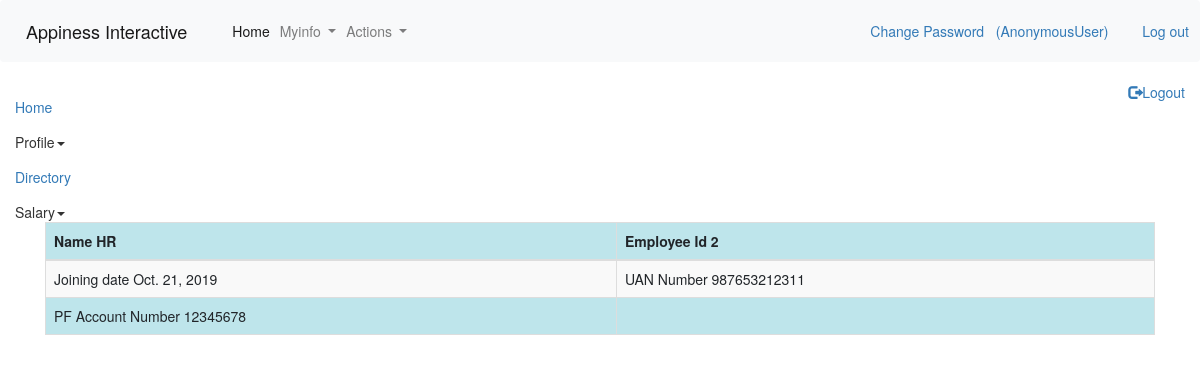
/salary/pay/ (signed in), run on the app's committed database.
### employee/models.py (models this page shows, shortened)
class PFdetails(models.Model):
    user = models.ForeignKey(Employee, on_delete=models.CASCADE)
    pf_join_date = models.DateField()
    pf_scheme = models.CharField(max_length=30)
    uan_number = models.CharField(max_length=12, validators=[RegexValidator(regex='^.{12}$', message='UAN number should be 12 digits', code='nomatch')])
    pf_number = models.CharField(max_length=32)
    esi_number = models.CharField(max_length=20)
    family_pf_number = models.CharField(max_length=32)
    active_flag = models.BooleanField(('active'), default=True)
    created_on = models.DateTimeField(auto_now_add=True)
    modified_on = models.DateTimeField(auto_now=True)
    def __str__(self):
        return self.uan_number

class Employee(models.Model):
    full_name = models.CharField(max_length=40)
    date_of_birth = models.DateField(validators=[past])
    email = models.EmailField(max_length=70, unique=True)
    employee_id = models.CharField(max_length=20, unique=True)
    mobile = models.CharField(max_length=10, validators=[RegexValidator(regex="^[0-9]{10}$", message='Length has to be ten digits and only numbers are allowed', code='nomatch')])
    role = models.CharField(max_length=32, choices=role_type, default='dev')
    reporting_lead = models.CharField(max_length=20)
    password = models.CharField(max_length=40)
    date_of_joining = models.DateField()
    confirmation_date = models.DateField(null=True, blank=True)
    emp_status = models.CharField(max_length=20, choices=emp_type, default='pp')
    blood_group = models.CharField(max_length=30, choices=blood_group_type,null=True, blank=True)
    marital_status = models.CharField(max_length=20,null=True, blank=True, choices=marital)
    pan_card = models.CharField(max_length=10, null=True, blank=True, validators=[RegexValidator(regex='^.{10}$', message='Length has to be 10', code='nomatch')])
    active_flag = models.BooleanField(('active'), default=True)
    created_on = models.DateTimeField(auto_now_add=True)
    modified_on = models.DateTimeField(auto_now=True)
    def __str__(self):
        return self.full_name

### salary/views.py (the view)
def salary_slip(request):
    user = request.session['obj']
    print(user)
    emp_id = Employee.objects.get(active_flag=True, id=user)
    print(emp_id.full_name)
    salary = Salarydetails.objects.filter(active_flag=True, emp_id=emp_id)
    emp = Employee.objects.filter(active_flag=True, id=user)
    print(emp)
    pf = PFdetails.objects.filter(active_flag=True, user=emp_id)
    print(pf)
    return render(request, 'salary_slip.html', {'salary': salary, 'pf': pf, 'emp': emp})

### templates/salary_slip.html (shortened to what this page needs)
{% extends "base.html" %}
    {% block content %}
{% for data in emp %}
{% for pf_data in pf%}
<div class="container">
<table class="table table-bordered table-striped table-info">
    <thead>
    <th>Name {{data.full_name}}</th>
    <th>Employee Id {{data.employee_id}}</th>
    </thead>
<tbody>
<tr>
<td>Joining date {{data.date_of_joining}}</td>
<td> UAN Number {{pf_data.uan_number}}</td>
</tr>
<tr>
    <td>PF Account Number {{pf_data.pf_number}}</td>
</tr>
</tbody>
</table>
</div>
{% endfor %}
{% endfor %}
{% endblock %}

### templates/base.html (style rules this page uses)
body { margin: 0; font-family: Arial, Helvetica, sans-serif; }

### data on the page
Employee: full_name "HR", employee_id "2", date_of_joining "Oct. 21, 2019"
PFdetails: uan_number "987653212311", pf_number "12345678"

### other printed values
{{ user }} "AnonymousUser"
